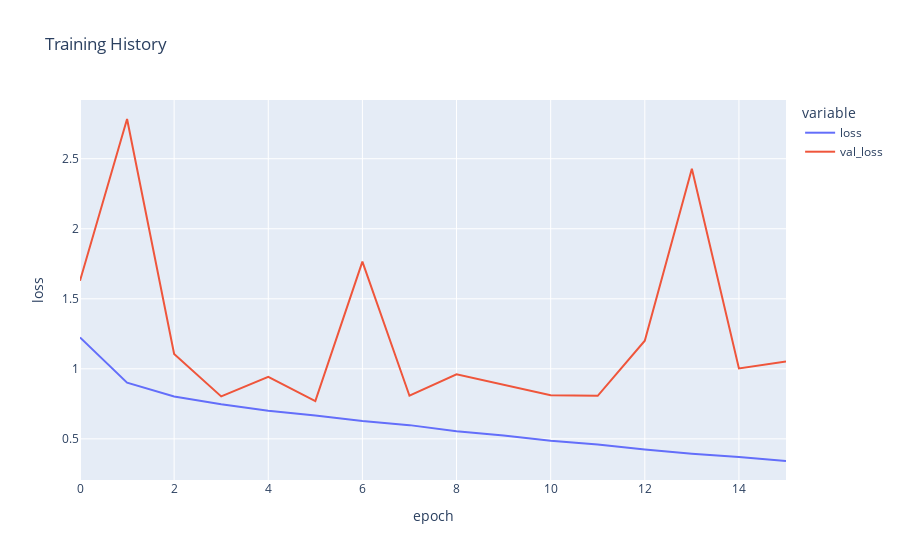

Notebook source saved alongside this figure:
### Markdown cell above
### Plotting model performance

### Code cell
fig = px.line(
    history_ethnicity.history, y=['loss', 'val_loss'],
    labels={'index': 'epoch', 'value': 'loss'}, 
    title='Training History')
fig.show()

### Figure 1 — Plotly figure (JSON) as saved in the notebook; plotly's stock layout.template omitted (floating-point values rounded to 4 significant figures)
{"data": [{"hovertemplate": "variable=loss<br>epoch=%{x}<br>loss=%{y}<extra></extra>", "legendgroup": "loss", "line": {"color": "#636efa", "dash": "solid"}, "marker": {"symbol": "circle"}, "mode": "lines", "name": "loss", "orientation": "v", "showlegend": true, "x": [0, 1, 2, 3, 4, 5, 6, 7, 8, 9, 10, 11, 12, 13, 14, 15], "xaxis": "x", "y": [1.224, 0.9014, 0.8025, 0.7466, 0.6999, 0.6666, 0.6275, 0.598, 0.5547, 0.5243, 0.4859, 0.4591, 0.424, 0.3943, 0.3711, 0.3419], "yaxis": "y", "type": "scatter"}, {"hovertemplate": "variable=val_loss<br>epoch=%{x}<br>loss=%{y}<extra></extra>", "legendgroup": "val_loss", "line": {"color": "#EF553B", "dash": "solid"}, "marker": {"symbol": "circle"}, "mode": "lines", "name": "val_loss", "orientation": "v", "showlegend": true, "x": [0, 1, 2, 3, 4, 5, 6, 7, 8, 9, 10, 11, 12, 13, 14, 15], "xaxis": "x", "y": [1.628, 2.784, 1.105, 0.8029, 0.943, 0.7689, 1.765, 0.808, 0.9607, 0.8879, 0.8121, 0.8071, 1.201, 2.429, 1.003, 1.052], "yaxis": "y", "type": "scatter"}], "layout": {"xaxis": {"anchor": "y", "domain": [0, 1], "title": {"text": "epoch"}, "type": "linear", "range": [0, 15], "autorange": true}, "yaxis": {"anchor": "x", "domain": [0, 1], "title": {"text": "loss"}, "type": "linear", "range": [0.2062, 2.919], "autorange": true}, "legend": {"title": {"text": "variable"}, "tracegroupgap": 0}, "title": {"text": "Training History"}, "autosize": true}}
